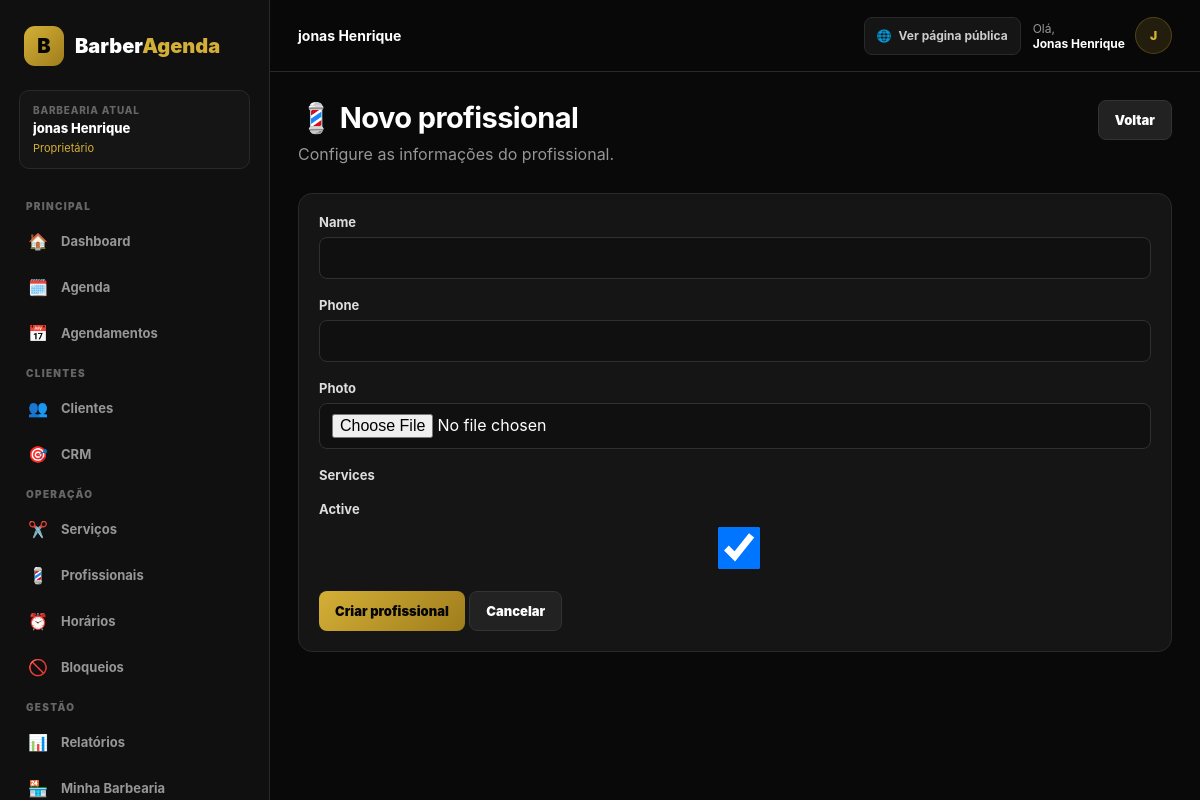
Screenshot of /dashboard/profissionais/novo/ (signed in) with the database file from the repository.
### apps/barbershops/models.py (models this page shows, shortened)
class Barbershop(models.Model):
    name = models.CharField(
        max_length=150,
    )
    slug = models.SlugField(
        unique=True,
    )
    phone = models.CharField(
        max_length=20,
        blank=True,
    )
    whatsapp = models.CharField(
        max_length=20,
        blank=True,
    )
    address = models.CharField(
        max_length=255,
        blank=True,
    )
    city = models.CharField(
        max_length=100,
        blank=True,
    )
    state = models.CharField(
        max_length=2,
        blank=True,
    )
    logo = models.ImageField(
        upload_to="barbershops/",
        blank=True,
        null=True,
    )
    active = models.BooleanField(
        default=True,
    )
    created_at = models.DateTimeField(
        auto_now_add=True,
    )
    updated_at = models.DateTimeField(
        auto_now=True,
    )

### apps/accounts/models.py (models this page shows, shortened)
class Membership(models.Model):
    ROLE_DEV = "dev"
    ROLE_OWNER = "owner"
    ROLE_MANAGER = "manager"
    ROLE_RECEPTIONIST = "receptionist"
    ROLE_PROFESSIONAL = "professional"
    ROLE_CHOICES = [
        (ROLE_DEV, "Dev"),
        (ROLE_OWNER, "Proprietário"),
        (ROLE_MANAGER, "Gerente"),
        (ROLE_RECEPTIONIST, "Recepcionista"),
        (ROLE_PROFESSIONAL, "Profissional"),
    ]
    user = models.ForeignKey(
        settings.AUTH_USER_MODEL,
        on_delete=models.CASCADE,
        related_name="memberships",
    )
    barbershop = models.ForeignKey(
        Barbershop,
        on_delete=models.CASCADE,
        related_name="memberships",
    )
    role = models.CharField(
        max_length=30,
        choices=ROLE_CHOICES,
    )
    active = models.BooleanField(
        default=True,
    )
    created_at = models.DateTimeField(
        auto_now_add=True,
    )
    updated_at = models.DateTimeField(
        auto_now=True,
    )
    class Meta:
        constraints = [
            models.UniqueConstraint(
                fields=[
                    "user",
                    "barbershop",
                ],
                name="unique_membership",
            )
        ]
    @property
    def is_dev(self):
        return self.role == self.ROLE_DEV
    @property
    def can_manage_barbershop(self):
        return self.role in {
            "dev",
            "owner",
            "manager",
        }
    @property
    def can_manage_professionals(self):
        return self.role in {
            "dev",
            "owner",
            "manager",
        }
    @property
    def can_manage_subscription(self):
        return self.role in {
            "dev",
            "owner",
        }

### apps/dashboard/views.py (the view)
@login_required
@barbershop_required
@permission_required(
    "can_manage_professionals"
)
def professional_create(request):
    if request.method == "POST":
        form = ProfessionalForm(
            request.POST,
            request.FILES,
            barbershop=request.barbershop,
        )
        if form.is_valid():
            professional = form.save(
                commit=False
            )
            professional.barbershop = (
                request.barbershop
            )
            professional.save()
            form.save_m2m()
            messages.success(
                request,
                "Profissional criado com sucesso.",
            )
            return redirect(
                "dashboard:professionals"
            )
    else:
        form = ProfessionalForm(
            barbershop=request.barbershop
        )
    return render(
        request,
        "dashboard/professional_form.html",
        {
            "form": form,
            "title": "Novo profissional",
            "button_text": "Criar profissional",
        },
    )

### apps/dashboard/forms.py
class ProfessionalForm(forms.ModelForm):
    class Meta:
        model = Professional
        fields = [
            "name",
            "phone",
            "photo",
            "services",
            "active",
        ]
        widgets = {
            "services": forms.CheckboxSelectMultiple(),
        }
    def __init__(
        self,
        *args,
        barbershop=None,
        **kwargs,
    ):
        super().__init__(
            *args,
            **kwargs,
        )
        if barbershop:
            self.fields["services"].queryset = (
                Service.objects
                .filter(
                    barbershop=barbershop,
                    active=True,
                )
                .order_by("name")
            )

### apps/dashboard/templates/dashboard/professional_form.html (shortened to what this page needs)
{% extends "dashboard/base_dashboard.html" %}
{% block content %}
<div class="page-header">
    <div>
        <h1>💈 {{ title }}</h1>
        <p>Configure as informações do profissional.</p>
    </div>
    <a href="{% url 'dashboard:professionals' %}" class="btn btn-secondary">
        Voltar
    </a>
</div>
<div class="panel">
    <div class="panel-body">
        <form method="post" enctype="multipart/form-data">
            {% for field in form %}
                <div class="form-group">
                    <label for="{{ field.id_for_label }}">
                        {{ field.label }}
                    </label>
                    {{ field }}
                </div>
            {% endfor %}
            <button type="submit" class="btn">
                {{ button_text|default:"Salvar" }}
            </button>
            <a href="{% url 'dashboard:professionals' %}" class="btn btn-secondary">
                Cancelar
            </a>
        </form>
    </div>
</div>
{% endblock %}

### apps/dashboard/templates/dashboard/base_dashboard.html (shortened to what this page needs)
<!DOCTYPE html>
<html lang="pt-BR">
<head>
</head>
<body>
<div class="dashboard-layout">
    <aside
        class="sidebar"
        id="sidebar"
    >
        <a
            href="{% url 'dashboard:home' %}"
            class="logo"
        >
            <div class="logo-icon">
                B
            </div>
            <div>
                Barber<span>Agenda</span>
            </div>
        </a>
        {% if request.barbershop %}
            <div class="sidebar-business">
                <div class="sidebar-business-label">
                    Barbearia atual
                </div>
                <div class="sidebar-business-name">
                    {{ request.barbershop.name }}
                </div>
                {% if request.membership %}
                    <div class="sidebar-role">
                        {% if request.user.is_superuser %}
                            💻 Dev
                        {% else %}
                            {{ request.membership.get_role_display }}
                        {% endif %}
                    </div>
                {% endif %}
            </div>
        {% endif %}
        <div class="sidebar-title">
            Principal
        </div>
        <nav class="menu">
            <a
                href="{% url 'dashboard:home' %}"
                class="menu-link
                "
            >
                <span class="menu-icon">🏠</span>
                Dashboard
            </a>
            <a
                href="{% url 'dashboard:agenda' %}"
                class="menu-link
                "
            >
                <span class="menu-icon">🗓️</span>
                Agenda
            </a>
            <a
                href="{% url 'dashboard:bookings' %}"
                class="menu-link
                "
            >
                <span class="menu-icon">📅</span>
                Agendamentos
            </a>
        </nav>
        <div class="sidebar-title">
            Clientes
        </div>
        <nav class="menu">
            <a
                href="{% url 'dashboard:customers' %}"
                class="menu-link
                "
            >
                <span class="menu-icon">👥</span>
                Clientes
            </a>
            <a
                href="{% url 'dashboard:crm' %}"
                class="menu-link
                "
            >
                <span class="menu-icon">🎯</span>
                CRM
            </a>
        </nav>
        <div class="sidebar-title">
            Operação
        </div>
        <nav class="menu">
            <a
                href="{% url 'dashboard:services' %}"
                class="menu-link
                "
            >
                <span class="menu-icon">✂️</span>
                Serviços
            </a>
            <a
                href="{% url 'dashboard:professionals' %}"
                class="menu-link
                "
            >
                <span class="menu-icon">💈</span>
                Profissionais
            </a>
            <a
                href="{% url 'dashboard:schedules' %}"
                class="menu-link
                "
            >
                <span class="menu-icon">⏰</span>
                Horários
            </a>
            <a
                href="{% url 'dashboard:blocks' %}"
                class="menu-link
                "
            >
                <span class="menu-icon">🚫</span>
                Bloqueios
            </a>
        </nav>
        <div class="sidebar-title">
            Gestão
        </div>
        <nav class="menu">
            <a
                href="{% url 'dashboard:reports' %}"
                class="menu-link
                "
            >
                <span class="menu-icon">📊</span>
                Relatórios
            </a>
            {% if request.user.is_superuser or request.membership.can_manage_barbershop %}
                <a
                    href="{% url 'dashboard:barbershop_settings' %}"
                    class="menu-link
                    "
                >
                    <span class="menu-icon">🏪</span>
                    Minha Barbearia
                </a>
            {% endif %}
        </nav>
    </aside>
    <main class="main">
        <header class="topbar">
            <div class="topbar-left">
                <div class="topbar-title">
                    {% if request.barbershop %}
                        {{ request.barbershop.name }}
                    {% else %}
                        Painel da Barbearia
                    {% endif %}
                </div>
            </div>
            <div class="topbar-actions">
                {% if request.barbershop %}
                    <a
                        href="/b/{{ request.barbershop.slug }}/"
                        target="_blank"
                        class="public-page-button"
                    >
                        🌐
                        <span>
                            Ver página pública
                        </span>
                    </a>
                {% endif %}
                <div class="topbar-user">
                    <div class="topbar-user-text">
                        Olá,
                        <strong>
                            {% if request.user.first_name %}
                                {{ request.user.first_name }}
                            {% else %}
                                {{ request.user.username }}
                            {% endif %}
                        </strong>
                    </div>
                    <div class="user-avatar">
                        {% if request.user.first_name %}
                            {{ request.user.first_name|first|upper }}
                        {% else %}
                            {{ request.user.username|first|upper }}
                        {% endif %}
                    </div>
                </div>
            </div>
        </header>
        <div class="content">
            {% block content %}
            {% endblock %}
        </div>
    </main>
</div>
</body>
</html>

### rows the page displays
Barbershop: barbershop.name "jonas Henrique"
Membership: membership.role "Proprietário"

### other values shown
{{ request.user.first_name }} "Jonas Henrique"
{{ request.user.first_name|first|upper }} "J"
{{ title }} "Novo profissional"
{{ field.label }} "Name" "Phone" "Photo" "Services" "Active"
{{ button_text|default:"Salvar" }} "Criar profissional"
